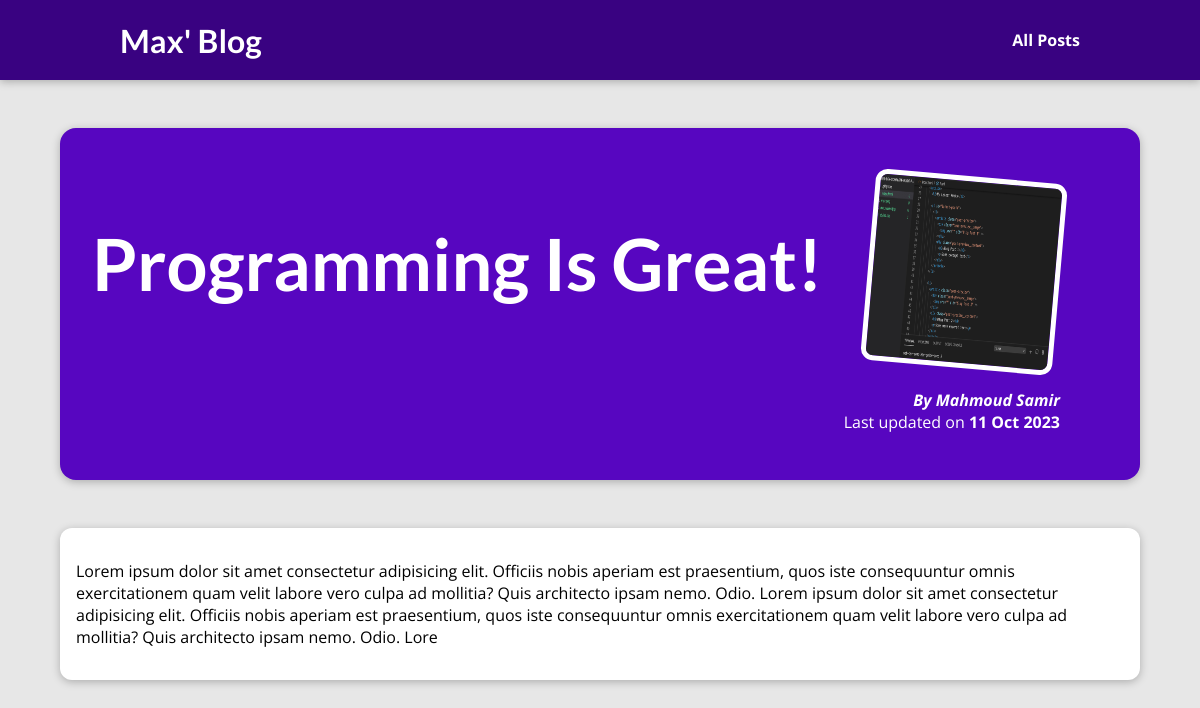
The page /posts/programming-is-great on the database its author committed.
### blog/models.py (models this page shows, shortened)
class Post(models.Model):
    title = models.CharField(max_length= 80)
    excerpt = models.CharField(max_length= 500)
    image = models.CharField(max_length= 80)
    date = models.DateField()
    slug = models.SlugField(blank=True)
    content = models.CharField(max_length= 500)
    author = models.ForeignKey(Author, on_delete = models.CASCADE)
    tags = models.ManyToManyField(Tag)

class Author(models.Model):
    first_name = models.CharField(max_length=50)
    last_name = models.CharField(max_length=50)
    email = models.EmailField(max_length=100)

### blog/views.py (the view)
# urls.py: path("posts/<slug:slug>", views.post_detail,
def post_detail(request, slug):
    identified_post = Post.objects.get(slug=slug)
    return render(request, "blog/post-detail.html", {
      "post": identified_post
    })

### blog/templates/blog/post-detail.html (shortened to what this page needs)
{% extends "base.html" %}
{% load static %}
{% block css_files %}
<link rel="stylesheet" href="{% static "blog/post-detail.css" %}" />
{% endblock %}
{% block content %}
<section id="summary">
  <h2>{{ post.title }}</h2>
  <article>
    <img src="{% static "blog/images/"|add:post.image %}" alt="{{ post.title }}" />
    <address>By {{ post.author.first_name }} {{ post.author.last_name }}</address>
    <div>Last updated on <time>{{ post.date|date:"d M Y" }}</time></div>
  </article>
</section>
<main>
  {{ post.content|linebreaks }}
</main>
{% endblock %}

### static/app.css (style rules this page uses)
* { box-sizing: border-box; }
html { font-family: 'Open Sans', 'Lato', sans-serif; }
body { margin: 0; }
h1, h2, h3 { font-family: 'Lato', sans-serif; font-weight: bold; }

### blog/static/blog/post-detail.css (style rules this page uses)
body { background-color: #e7e7e7; }
#summary { margin: 8rem auto 3rem auto; padding: 2rem; width: 90%; max-width: 90rem; border-radius: 16px; background-color: #5706c0; position: relative; box-shadow: 0 2px 8px rgba(0, 0, 0, 0.25); height: 22rem; }
#summary h2 { color: white; font-size: 4.5rem; }
#summary article { position: absolute; top: 2rem; right: 3rem; padding: 1rem 2rem; border-radius: 12px; text-align: right; color: white; }
#summary article img { width: 12rem; height: 12rem; border-radius: 12px; transform: rotateZ(5deg); border: 5px solid white; margin-bottom: 1rem; }
#summary address { font-weight: bold; }
#summary time { font-weight: bold; }
main { width: 90%; max-width: 90rem; margin: 3rem auto; background-color: white; padding: 1rem; border-radius: 12px; box-shadow: 0 2px 8px rgba(0, 0, 0, 0.25); }

### rows shown on the page
Post: title "Programming Is Great!", image (picture), author.first_name "Mahmoud", author.last_name "Samir", date "11 Oct 2023", content "Lorem ipsum dolor sit amet consectetur adipisicing elit. Officiis nobis aperiam est praesentium, quos iste consequuntur omnis exercitationem quam velit labore vero culpa ad mollitia? Quis architecto ipsam nemo. Odio. Lorem ipsum dolor sit amet consectetur adipisicing elit. Officiis nobis aperiam est praesentium, quos iste consequuntur omnis exercitationem quam velit labore vero culpa ad mollitia? Quis architecto ipsam nemo. Odio. Lore"
